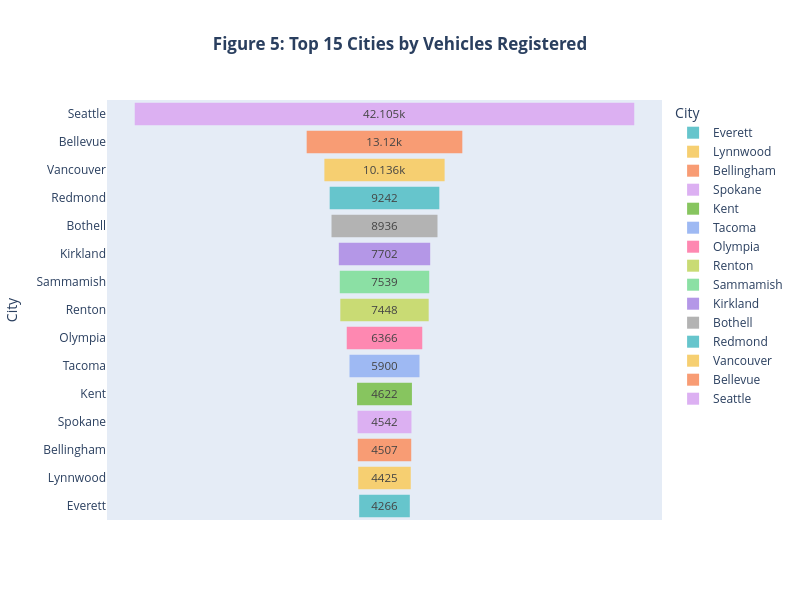

Write notebook code for a chart like this one.
### Code cell
fig = viz.top_cities_funnel(top_15_cities)

fig.show()

### Figure 1 — Plotly figure (JSON) as saved in the notebook; plotly's stock layout.template omitted (floating-point values rounded to 4 significant figures)
{"data": [{"hovertemplate": "City=%{y}<br>Registrations=%{x}<extra></extra>", "legendgroup": "Everett", "marker": {"color": "rgb(102, 197, 204)"}, "name": "Everett", "orientation": "h", "showlegend": true, "type": "funnel", "x": [4266], "xaxis": "x", "y": ["Everett"], "yaxis": "y"}, {"hovertemplate": "City=%{y}<br>Registrations=%{x}<extra></extra>", "legendgroup": "Lynnwood", "marker": {"color": "rgb(246, 207, 113)"}, "name": "Lynnwood", "orientation": "h", "showlegend": true, "type": "funnel", "x": [4425], "xaxis": "x", "y": ["Lynnwood"], "yaxis": "y"}, {"hovertemplate": "City=%{y}<br>Registrations=%{x}<extra></extra>", "legendgroup": "Bellingham", "marker": {"color": "rgb(248, 156, 116)"}, "name": "Bellingham", "orientation": "h", "showlegend": true, "type": "funnel", "x": [4507], "xaxis": "x", "y": ["Bellingham"], "yaxis": "y"}, {"hovertemplate": "City=%{y}<br>Registrations=%{x}<extra></extra>", "legendgroup": "Spokane", "marker": {"color": "rgb(220, 176, 242)"}, "name": "Spokane", "orientation": "h", "showlegend": true, "type": "funnel", "x": [4542], "xaxis": "x", "y": ["Spokane"], "yaxis": "y"}, {"hovertemplate": "City=%{y}<br>Registrations=%{x}<extra></extra>", "legendgroup": "Kent", "marker": {"color": "rgb(135, 197, 95)"}, "name": "Kent", "orientation": "h", "showlegend": true, "type": "funnel", "x": [4622], "xaxis": "x", "y": ["Kent"], "yaxis": "y"}, {"hovertemplate": "City=%{y}<br>Registrations=%{x}<extra></extra>", "legendgroup": "Tacoma", "marker": {"color": "rgb(158, 185, 243)"}, "name": "Tacoma", "orientation": "h", "showlegend": true, "type": "funnel", "x": [5900], "xaxis": "x", "y": ["Tacoma"], "yaxis": "y"}, {"hovertemplate": "City=%{y}<br>Registrations=%{x}<extra></extra>", "legendgroup": "Olympia", "marker": {"color": "rgb(254, 136, 177)"}, "name": "Olympia", "orientation": "h", "showlegend": true, "type": "funnel", "x": [6366], "xaxis": "x", "y": ["Olympia"], "yaxis": "y"}, {"hovertemplate": "City=%{y}<br>Registrations=%{x}<extra></extra>", "legendgroup": "Renton", "marker": {"color": "rgb(201, 219, 116)"}, "name": "Renton", "orientation": "h", "showlegend": true, "type": "funnel", "x": [7448], "xaxis": "x", "y": ["Renton"], "yaxis": "y"}, {"hovertemplate": "City=%{y}<br>Registrations=%{x}<extra></extra>", "legendgroup": "Sammamish", "marker": {"color": "rgb(139, 224, 164)"}, "name": "Sammamish", "orientation": "h", "showlegend": true, "type": "funnel", "x": [7539], "xaxis": "x", "y": ["Sammamish"], "yaxis": "y"}, {"hovertemplate": "City=%{y}<br>Registrations=%{x}<extra></extra>", "legendgroup": "Kirkland", "marker": {"color": "rgb(180, 151, 231)"}, "name": "Kirkland", "orientation": "h", "showlegend": true, "type": "funnel", "x": [7702], "xaxis": "x", "y": ["Kirkland"], "yaxis": "y"}, {"hovertemplate": "City=%{y}<br>Registrations=%{x}<extra></extra>", "legendgroup": "Bothell", "marker": {"color": "rgb(179, 179, 179)"}, "name": "Bothell", "orientation": "h", "showlegend": true, "type": "funnel", "x": [8936], "xaxis": "x", "y": ["Bothell"], "yaxis": "y"}, {"hovertemplate": "City=%{y}<br>Registrations=%{x}<extra></extra>", "legendgroup": "Redmond", "marker": {"color": "rgb(102, 197, 204)"}, "name": "Redmond", "orientation": "h", "showlegend": true, "type": "funnel", "x": [9242], "xaxis": "x", "y": ["Redmond"], "yaxis": "y"}, {"hovertemplate": "City=%{y}<br>Registrations=%{x}<extra></extra>", "legendgroup": "Vancouver", "marker": {"color": "rgb(246, 207, 113)"}, "name": "Vancouver", "orientation": "h", "showlegend": true, "type": "funnel", "x": [10136], "xaxis": "x", "y": ["Vancouver"], "yaxis": "y"}, {"hovertemplate": "City=%{y}<br>Registrations=%{x}<extra></extra>", "legendgroup": "Bellevue", "marker": {"color": "rgb(248, 156, 116)"}, "name": "Bellevue", "orientation": "h", "showlegend": true, "type": "funnel", "x": [13120], "xaxis": "x", "y": ["Bellevue"], "yaxis": "y"}, {"hovertemplate": "City=%{y}<br>Registrations=%{x}<extra></extra>", "legendgroup": "Seattle", "marker": {"color": "rgb(220, 176, 242)"}, "name": "Seattle", "orientation": "h", "showlegend": true, "type": "funnel", "x": [42105], "xaxis": "x", "y": ["Seattle"], "yaxis": "y"}], "layout": {"height": 600, "legend": {"title": {"text": "City"}, "tracegroupgap": 0}, "title": {"text": "<b>Figure 5: Top 15 Cities by Vehicles Registered</b>", "x": 0.5}, "width": 800, "xaxis": {"anchor": "y", "domain": [0.0, 1.0], "title": {"text": "Registrations"}}, "yaxis": {"anchor": "x", "categoryarray": ["Seattle", "Bellevue", "Vancouver", "Redmond", "Bothell", "Kirkland", "Sammamish", "Renton", "Olympia", "Tacoma", "Kent", "Spokane", "Bellingham", "Lynnwood", "Everett"], "categoryorder": "array", "domain": [0.0, 1.0], "title": {"text": "City"}}}}
